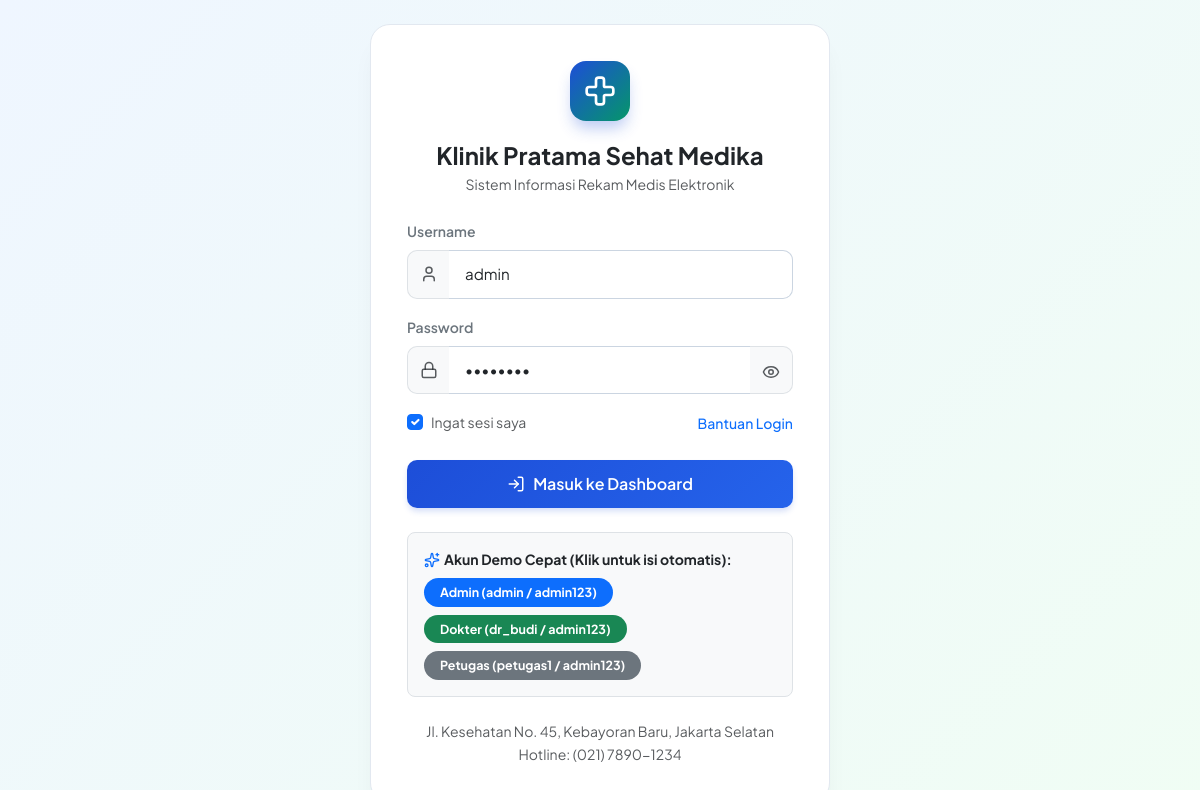
The page /login.php on the database its author committed.
### tables this page shows
CREATE TABLE `pengaturan_klinik` (
  `id` INT PRIMARY KEY,
  `nama_klinik` VARCHAR(150) NOT NULL,
  `slogan` VARCHAR(255) DEFAULT 'Melayani dengan Sepenuh Hati dan Profesional',
  `alamat_klinik` TEXT NOT NULL,
  `no_telepon` VARCHAR(30) NOT NULL,
  `email_klinik` VARCHAR(100) NOT NULL,
  `website` VARCHAR(100) DEFAULT 'www.klinikmedika.com',
  `pimpinan_klinik` VARCHAR(100) NOT NULL,
  `jam_operasional` VARCHAR(150) DEFAULT 'Senin - Sabtu: 08.00 - 21.00 WIB',
  `logo` VARCHAR(255) DEFAULT 'logo-klinik.png'
);

### config/database.php (called while the page is built, shortened)
<?php
function e($string) {
    return htmlspecialchars((string)$string, ENT_QUOTES, 'UTF-8');
}
function get_clinic_info($pdo) {
    static $clinic = null;
    if ($clinic === null) {
        $stmt = $pdo->query("SELECT * FROM pengaturan_klinik WHERE id = 1 LIMIT 1");
        $clinic = $stmt->fetch();
    }
    return $clinic;
}

### login.php (the view, shortened to what this page needs)
<?php
require_once __DIR__ . '/config/database.php';
$clinic = get_clinic_info($pdo);
?>
<!DOCTYPE html>
<html lang="id">
<head>
  <link href="https://cdn.jsdelivr.net/npm/bootstrap@5.3.3/dist/css/bootstrap.min.css" rel="stylesheet">
</head>
<body>
<div class="login-container">
  <div class="login-card">
    <div class="text-center mb-4">
      <div class="brand-icon-box">
        <i data-lucide="cross" style="width:32px;height:32px;"></i>
      </div>
      <h4 class="fw-bold text-dark mb-1"><?= e($clinic['nama_klinik']); ?></h4>
      <p class="text-muted small mb-0">Sistem Informasi Rekam Medis Elektronik</p>
    </div>
    <form action="" method="POST" novalidate>
      <div class="mb-3">
        <label for="username" class="form-label small fw-semibold text-secondary">Username</label>
        <div class="input-group">
          <span class="input-group-text bg-light border-end-0 text-muted" style="border-radius: 10px 0 0 10px;">
            <i data-lucide="user" style="width:18px;height:18px;"></i>
          </span>
          <input type="text" name="username" id="username" class="form-control border-start-0" placeholder="Masukkan username" value="<?= isset($_POST['username']) ? e($_POST['username']) : 'admin'; ?>" required autofocus>
        </div>
      </div>
      <div class="mb-3">
        <label for="password" class="form-label small fw-semibold text-secondary">Password</label>
        <div class="input-group">
          <span class="input-group-text bg-light border-end-0 text-muted" style="border-radius: 10px 0 0 10px;">
            <i data-lucide="lock" style="width:18px;height:18px;"></i>
          </span>
          <input type="password" name="password" id="password" class="form-control border-start-0 border-end-0" placeholder="Masukkan password" value="admin123" required>
          <button class="btn btn-light border border-start-0 text-muted" type="button" id="togglePasswordBtn" style="border-radius: 0 10px 10px 0;">
            <i data-lucide="eye" id="eyeIcon" style="width:18px;height:18px;"></i>
          </button>
        </div>
      </div>
      <div class="d-flex align-items-center justify-content-between mb-4">
        <div class="form-check">
          <input class="form-check-input" type="checkbox" id="rememberMe" checked>
          <label class="form-check-label small text-muted" for="rememberMe">Ingat sesi saya</label>
        </div>
        <span class="text-primary small fw-medium" title="Hubungi IT Administrator">Bantuan Login</span>
      </div>
      <button type="submit" class="btn btn-login w-100 d-flex align-items-center justify-content-center gap-2 mb-3">
        <i data-lucide="log-in" style="width:18px;height:18px;"></i>
        <span>Masuk ke Dashboard</span>
      </button>
    </form>
    <div class="bg-light p-3 rounded-3 border mt-4">
      <div class="small fw-bold text-dark mb-2 d-flex align-items-center gap-1">
        <i data-lucide="sparkles" class="text-primary" style="width:16px;height:16px;"></i>
        <span>Akun Demo Cepat (Klik untuk isi otomatis):</span>
      </div>
      <div class="d-flex flex-wrap gap-2">
        <button type="button" class="badge bg-primary text-white border-0 py-2 px-3 demo-account-badge rounded-pill" onclick="fillLogin('admin', 'admin123')">
          Admin (admin / admin123)
        </button>
        <button type="button" class="badge bg-success text-white border-0 py-2 px-3 demo-account-badge rounded-pill" onclick="fillLogin('dr_budi', 'admin123')">
          Dokter (dr_budi / admin123)
        </button>
        <button type="button" class="badge bg-secondary text-white border-0 py-2 px-3 demo-account-badge rounded-pill" onclick="fillLogin('petugas1', 'admin123')">
          Petugas (petugas1 / admin123)
        </button>
      </div>
    </div>
    <div class="text-center mt-4">
      <span class="text-muted small d-block"><?= e($clinic['alamat_klinik']); ?></span>
      <span class="text-muted small">Hotline: <?= e($clinic['no_telepon']); ?></span>
    </div>
  </div>
</div>
</body>
</html>

### login.php (style rules this page uses)
body { font-family: 'Plus Jakarta Sans', sans-serif; min-height: 100vh; background: linear-gradient(135deg, #eff6ff 0%, #f0fdf4 100%); display: flex; align-items: center; justify-content: center; padding: 1.5rem; margin: 0; }
.login-container { max-width: 460px; width: 100%; }
.login-card { background: #ffffff; border-radius: 20px; border: 1px solid #e2e8f0; box-shadow: 0 20px 25px -5px rgba(0, 0, 0, 0.05), 0 8px 10px -6px rgba(0, 0, 0, 0.03); padding: 2.25rem; }
.brand-icon-box { width: 60px; height: 60px; border-radius: 16px; background: linear-gradient(135deg, #1d4ed8, #059669); color: #ffffff; display: flex; align-items: center; justify-content: center; margin: 0 auto 1.25rem; box-shadow: 0 10px 15px -3px rgba(29, 78, 216, 0.3); }
.form-control { padding: 0.75rem 1rem; border-radius: 10px; border: 1px solid #cbd5e1; font-size: 0.95rem; transition: all 0.2s; }
.btn-login { background: linear-gradient(135deg, #1d4ed8, #2563eb); color: #fff; font-weight: 600; padding: 0.75rem 1rem; border-radius: 10px; border: none; transition: all 0.2s; box-shadow: 0 4px 6px -1px rgba(29, 78, 216, 0.2); }
.demo-account-badge { cursor: pointer; font-size: 0.78rem; transition: all 0.15s; }

### rows shown on the page
pengaturan_klinik: nama_klinik "Klinik Pratama Sehat Medika", alamat_klinik "Jl. Kesehatan No. 45, Kebayoran Baru, Jakarta Selatan", no_telepon "(021) 7890-1234"
